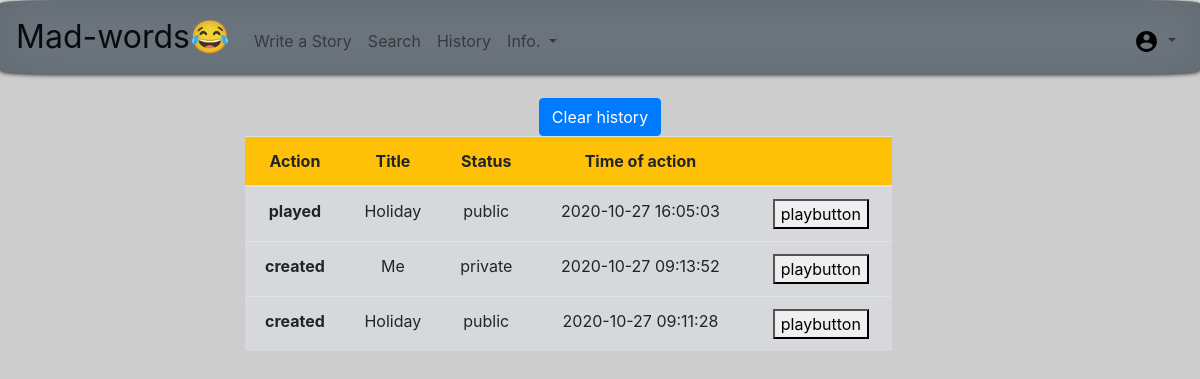
The app's page /history (signed in) with its own data.
### tables this page shows
CREATE TABLE 'history' ('id' integer PRIMARY KEY NOT NULL, 'person_id' integer, 'title' varchar(255), 'numofwords' INTEGER, 'theme' varchar(255), 'status' varchar(255), 'played' varchar(255), 'keys' varchar(255), 'story' varchar(255),'time' datetime);

### application.py (the view, shortened to what this page needs)
@app.route("/history", methods=["GET", "POST"])
@login_required
def history():
    if request.method == "GET":
       table= db.execute("SELECT * FROM history WHERE person_id=:person_id ORDER BY time DESC",person_id=session["user_id"])
       return render_template("history.html", table=table)

### application.py (called while the page is built)
@app.after_request
def after_request(response):
    response.headers["Cache-Control"] = "no-cache, no-store, must-revalidate"
    response.headers["Expires"] = 0
    response.headers["Pragma"] = "no-cache"
    return response

### helpers.py (called while the page is built)
def login_required(f):
    @wraps(f)
    def decorated_function(*args, **kwargs):
        if session.get("user_id") is None:
            return redirect("/login")
        return f(*args, **kwargs)
    return decorated_function

### templates/history.html (shortened to what this page needs)
{% extends "layout.html" %}
{% block main %}
<form action="/history" method="post">
<button value="delete" style="display:inline-block;" class="btn btn-primary" name="button">Clear history</button>
</form>
    <div id="to"><table class="table" >
  <thead>
    <tr class="bg-warning">
        <th scope="col">Action</th>
        <th scope="col">Title</th>
        <th scope="col">Status</th>
        <th scope="col">Time of action</th>
        <th scope="col"></th>
    </tr>
  </thead>
  <tbody>
    {% for tab in table %}
    <tr class="table-secondary">
        <th scope="row" >{{tab["played"]}}</th>
        <td>{{tab["title"]}}</td>
        <td>{{tab["status"]}}</td>
        <td>{{tab["time"]}}</td>
        <form action="/history" method="post">
      <td><button value="{{tab['id']}}"  name="button">playbutton</button></td>
      </form>
        </tr>
        {% endfor %}
        </tbody>
    </table>
    </div>
{% endblock %}

### static/styles.css (style rules this page uses)
html,body { max-width:100%; background: linear-gradient(rgba(0.5,0.6,0.5,0.1),rgba(0.5,0.6,0.5,0.1)), url("https://i.ytimg.com/vi/PKnu4laWgSY/maxresdefault.jpg") no-repeat center center fixed; -webkit-background-size: cover; -moz-background-size: cover; -o-background-size: cover; background-size: cover; }
body { top: 0px !important; }

### templates/history.html (style rules this page uses)
.table { width:62%; margin-left:16%; }

### records on screen
history: played "played", title "Holiday", status "public", time "2020-10-27 16:05:03", {{ tab['id'] }} 10 (drawn)
history: played "created", title "Me", status "private", time "2020-10-27 09:13:52", {{ tab['id'] }} 4 (drawn)
history: played "created", title "Holiday", status "public", time "2020-10-27 09:11:28", {{ tab['id'] }} 3 (drawn)
